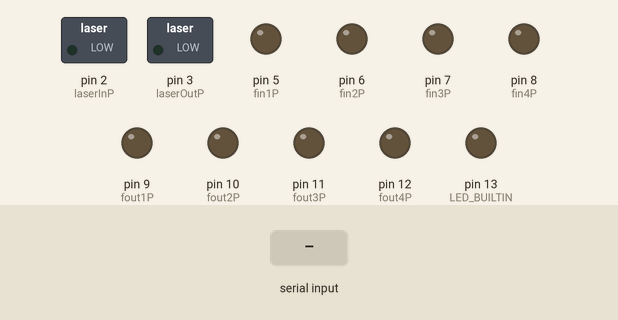
Simulated run of this sketch. Board: Arduino Uno, built with avr-gcc and run on an emulated ATmega328P. On the bench: switched loads named in the sketch (green lamp = pin HIGH), output pins drawn as LEDs (lit = HIGH). The test bench sets the inputs (shaded band).

Above: at 4.2 s.
4.3 s: "0" received over Serial
At 4.6 s:
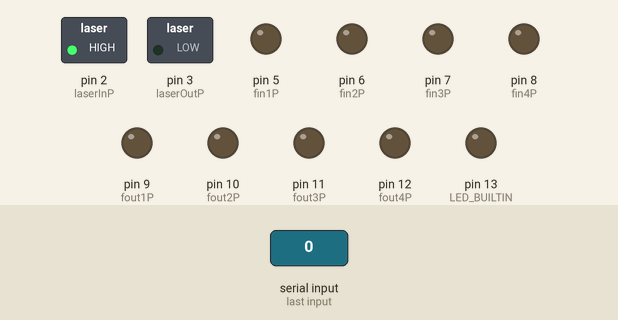
5.8 s: byte 68 ('D') received over Serial
At 7.0 s:
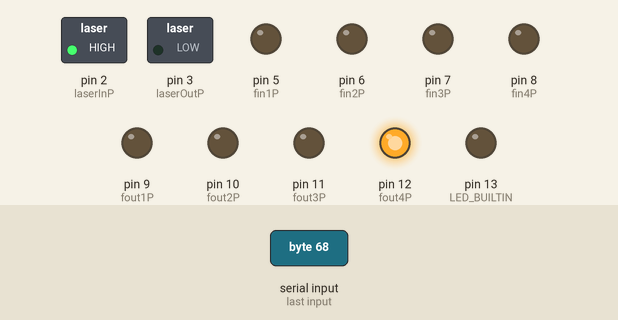
7.3 s: "1" received over Serial
At 8.1 s:
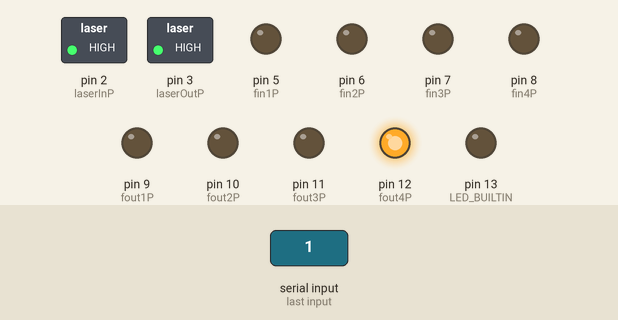
8.8 s: "a" received over Serial
At 9.3 s:
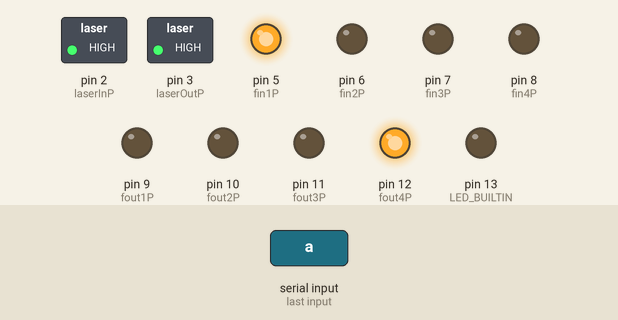
10.3 s: "b" received over Serial
At 11.5 s:
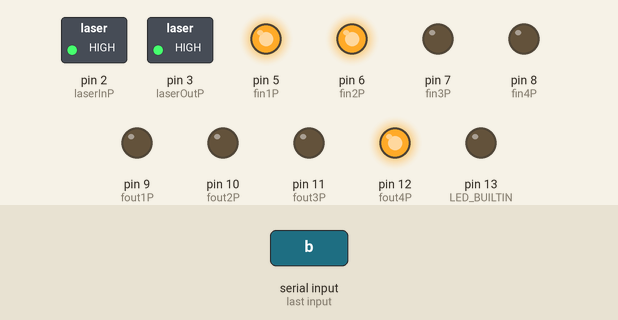
11.8 s: "c" received over Serial
At 12.7 s:
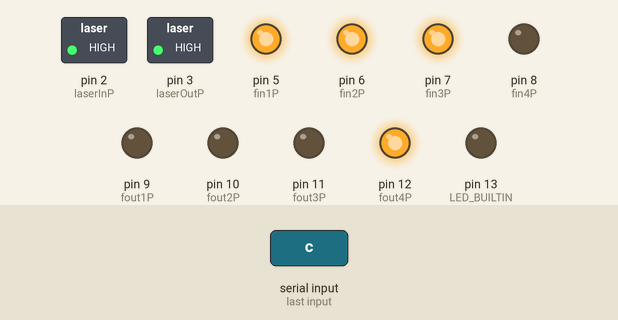
Timing chart, 0 to 14.3 s (numbered marks = the images above; inputs shaded):
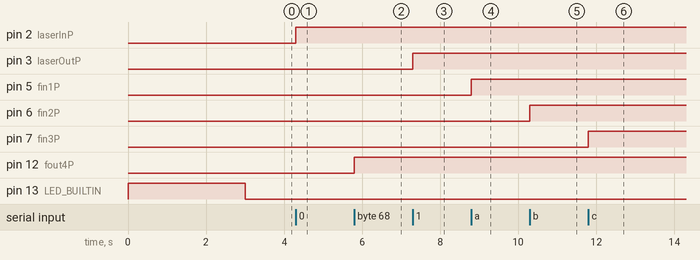

Measured:
- after the input at 4.3 s, pin 2 (laserInP): LOW → HIGH at once
- after the input at 5.8 s, pin 12 (fout4P): LOW → HIGH at once
- after the input at 7.3 s, pin 3 (laserOutP): LOW → HIGH at once
- after the input at 8.8 s, pin 5 (fin1P): LOW → HIGH at once
- after the input at 10.3 s, pin 6 (fin2P): LOW → HIGH at once
- after the input at 11.8 s, pin 7 (fin3P): LOW → HIGH at once

The sketch:

Awsome_Solutions_Light_Controlling_System_Arduino_Code.ino
```cpp
/*
                          111111111111111111                                                        111111111111111111
                    111111111111111111111111111111                                            111111111111111111111111111111
                11111111111111111111111111111111111111                                    11111111111111111111111111111111111111
              11111111111111111111111111111111111111111111                            11111111111111111111111111111111111111111111
          11111111111111111111111111111111111111111111111111                        111111111111111111111111111111111111111111111111
        111111111111111111111111111111111111111111111111111111                    1111111111111111111111111111111111111111111111111111
        11111111111111111111              1111111111111111111111                11111111111111111111                11111111111111111111
      1111111111111111                          111111111111111111            111111111111111111                        111111111111111111
    1111111111111111                              111111111111111111        1111111111111111                                1111111111111111
    11111111111111                                    1111111111111111    1111111111111111                                    11111111111111
  11111111111111                                        11111111111111  1111111111111111                                        11111111111111
  111111111111                                            1111111111111111111111111111                                          11111111111111
11111111111111                                            11111111111111111111111111                    111111                    111111111111
111111111111                                                111111111111111111111111                    111111                    11111111111111
111111111111                                                  11111111111111111111                      111111                      111111111111
111111111111            111111111111111111111111                1111111111111111                  111111111111111111                111111111111
111111111111            111111111111111111111111                1111111111111111                  111111111111111111                111111111111
111111111111            111111111111111111111111                1111111111111111                  111111111111111111                111111111111
111111111111                                                  111111111111111111                        111111                      111111111111
111111111111                                                  11111111111111111111                      111111                      111111111111
111111111111                                                111111111111111111111111                    111111                    111111111111
11111111111111                                            1111111111111111111111111111                                            111111111111
  111111111111                                          111111111111111111111111111111                                          11111111111111
  11111111111111                                        11111111111111    11111111111111                                        11111111111111
    11111111111111                                    11111111111111      1111111111111111                                    11111111111111
    1111111111111111                              111111111111111111        1111111111111111                                1111111111111111
      111111111111111111                        111111111111111111            111111111111111111                        111111111111111111
        11111111111111111111                11111111111111111111                11111111111111111111                11111111111111111111
        111111111111111111111111111111111111111111111111111111                    1111111111111111111111111111111111111111111111111111
            111111111111111111111111111111111111111111111111                        111111111111111111111111111111111111111111111111
              11111111111111111111111111111111111111111111                            11111111111111111111111111111111111111111111
                11111111111111111111111111111111111111                                  11111111111111111111111111111111111111
                    111111111111111111111111111111                                          111111111111111111111111111111
                          111111111111111111                                                      111111111111111111


        11111111        111111111111        111111111111        1111        111111    1111111111111111    111111      1111        1111111111
        11111111        11111111111111      1111111111111111    1111        111111    1111111111111111    111111      1111      11111111111111
      1111111111        1111      111111    1111      111111    1111        111111        111111          11111111    1111    111111    111111
      1111  111111      1111      111111    1111        111111  1111        111111        111111          11111111    1111    1111        111111
      1111  111111      1111      111111    1111        111111  1111        111111        111111          1111111111  1111  111111        111111
      1111    1111      11111111111111      1111        111111  1111        111111        111111          1111  1111  1111  111111        111111
    111111    1111      111111111111        1111        111111  1111        111111        111111          1111  1111  1111  111111        111111
    1111111111111111    1111    111111      1111        111111  1111        111111        111111          1111  1111111111  111111        111111
    1111111111111111    1111      1111      1111        111111  111111      111111        111111          1111    11111111    1111        111111
  111111        1111    1111      111111    1111    11111111    111111      1111          111111          1111    11111111    111111    111111
  1111          111111  1111      111111    11111111111111        11111111111111      1111111111111111    1111      111111      111111111111
  1111          111111  1111        111111  1111111111              1111111111        1111111111111111    1111      111111        11111111

							                                                  WITH NITR0_CH4RG3R
*/

bool laserIn = false;
bool laserOut = false;
bool colorBall = false;
bool fin1 = false;
bool fin2 = false;
bool fin3 = false;
bool fin4 = false;
bool fout1 = false;
bool fout2 = false;
bool fout3 = false;
bool fout4 = false;

int laserInP = 2;
int laserOutP = 3;
int colorBallP = 4;
int fin1P = 5;
int fin2P = 6;
int fin3P = 7;
int fin4P = 8;
int fout1P = 9;
int fout2P = 10;
int fout3P = 11;
int fout4P = 12;

void setup() {
  pinMode(laserInP,OUTPUT);
  pinMode(laserOutP,OUTPUT);
  pinMode(colorBallP,OUTPUT);
  pinMode(fin1P,OUTPUT);
  pinMode(fin2P,OUTPUT);
  pinMode(fin3P,OUTPUT);
  pinMode(fin4P,OUTPUT);
  pinMode(fout1P,OUTPUT);
  pinMode(fout2P,OUTPUT);
  pinMode(fout3P,OUTPUT);
  pinMode(fout4P,OUTPUT);
  pinMode(LED_BUILTIN,OUTPUT);

  Serial.begin(115200);
  digitalWrite(LED_BUILTIN,HIGH);
  delay(3000);
  digitalWrite(LED_BUILTIN,LOW);

}

void loop()
{
  byte serialRead;
  if(Serial.available())
  {
    serialRead = Serial.read();

    //for Laser in
    if(serialRead == '0')
    {
      if(laserIn == false)
      {
        digitalWrite(laserInP,HIGH);
        laserIn = true;
      }
      else
      {
         digitalWrite(laserInP,LOW);
         laserIn = false;
      }
    }

    //for Laser out
    if(serialRead == '1')
    {
      if(laserOut == false)
      {
        digitalWrite(laserOutP,HIGH);
        laserOut = true;
      }
      else
      {
         digitalWrite(laserOutP,LOW);
         laserOut = false;
      }
    }

    //for Color Ball
    if(serialRead == '2')
    {
      if(colorBall == false)
      {
        digitalWrite(colorBallP,HIGH);
        colorBall = true;
      }
      else
      {
         digitalWrite(colorBallP,LOW);
         colorBall = false;
      }
    }

    //for Flasher IN

    //1
    if(serialRead == 'a')
    {
      if(fin1 == false)
      {
        digitalWrite(fin1P,HIGH);
        fin1 = true;
      }
      else
      {
        digitalWrite(fin1P,LOW);
        fin1 = false;
      }
    }

    //2
    if(serialRead == 'b')
    {
      if(fin2 == false)
      {
        digitalWrite(fin2P,HIGH);
        fin2 = true;
      }
      else
      {
        digitalWrite(fin2P,LOW);
        fin2 = false;
      }
    }

    //3
    if(serialRead == 'c')
    {
      if(fin3 == false)
      {
        digitalWrite(fin3P,HIGH);
        fin3 = true;
      }
      else
      {
        digitalWrite(fin3P,LOW);
        fin3 = false;
      }
    }

    //4
    if(serialRead == 'd')
    {
      if(fin4 == false)
      {
        digitalWrite(fin4P,HIGH);
        fin4 = true;
      }
      else
      {
        digitalWrite(fin4P,LOW);
        fin4 = false;
      }
    }

    //Flashers Out

    //1
    if(serialRead == 'A')
    {
      if(fout1 == false)
      {
        digitalWrite(fout1P,HIGH);
        fout1 = true;
      }
      else
      {
        digitalWrite(fout1P,LOW);
        fout1 = false;
      }
    }

    //2
    if(serialRead == 'B')
    {
      if(fout2 == false)
      {
        digitalWrite(fout2P,HIGH);
        fout2 = true;
      }
      else
      {
        digitalWrite(fout2P,LOW);
        fout2 = false;
      }
    }

    //3
    if(serialRead == 'C')
    {
      if(fout3 == false)
      {
        digitalWrite(fout3P,HIGH);
        fout3 = true;
      }
      else
      {
        digitalWrite(fout3P,LOW);
        fout3 = false;
      }
    }

    //4
        if(serialRead == 'D')
    {
      if(fout4 == false)
      {
        digitalWrite(fout4P,HIGH);
        fout4 = true;
      }
      else
      {
        digitalWrite(fout4P,LOW);
        fout4 = false;
      }
    }
  }
}
```
